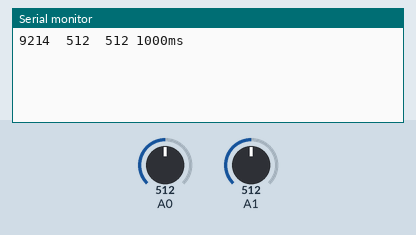
Bench run of a sketch on a simulated Arduino Uno, built with avr-gcc and run on an emulated ATmega328P. On the bench: the last lines printed to the serial monitor. The test bench sets the inputs (shaded band); at power-on: A0 = 512, A1 = 512.

Above: at 1.2 s.
1.3 s: A0 set to 107
At 2.6 s:
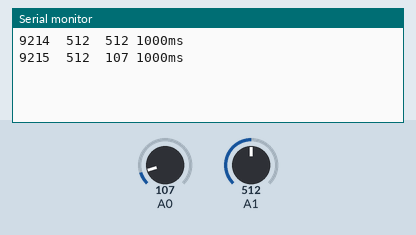
2.8 s: A0 set to 92
At 3.8 s:
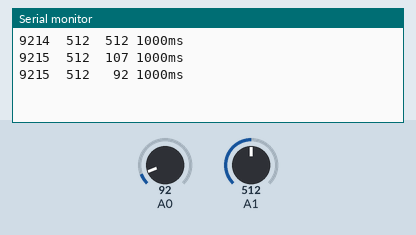
5.5 s: A1 set to 105
At 6.4 s:
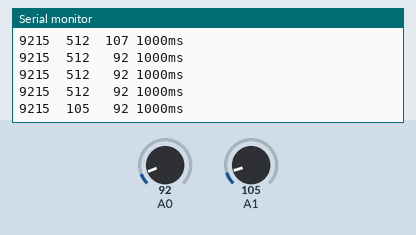
7.0 s: A1 set to 92
At 7.8 s:
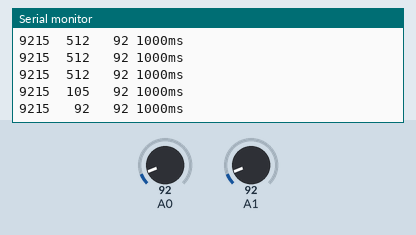

The sketch:

interrupciones_adc.ino
```cpp
char debug_string_buffer[30];
#define debug(formato, valor) \
  sprintf(debug_string_buffer, formato, valor); \
  Serial.print(debug_string_buffer)

// serial config
const bool USAR_SERIAL = true;
const long SERIAL_BPS = 250000;

const int CANTIDAD_DE_SENSORES = 2;
int sensores[CANTIDAD_DE_SENSORES] = {};
byte canalesADC[CANTIDAD_DE_SENSORES] = {A1, A0};
volatile byte indiceConversion = 0;

volatile int contadorConversionesAD = 0; // para debug

void setup() {
  if (USAR_SERIAL) {
    Serial.begin(SERIAL_BPS);
  }
  iniciarConversiones();
}

void loop() {
  contadorConversionesAD = 0;
  unsigned long timeStart = micros();
  delay(1000); // durante este tiempo se hacen las conversiones AD
  unsigned int timeEnd = round((micros() - timeStart) / 1000.0);
  debug("%4d ", contadorConversionesAD);
  debug("%4d ", sensores[0]);
  debug("%4d ", sensores[1]);
  debug("%4ums\n", timeEnd);
}

inline void iniciarConversiones() {
  byte pin;
  for (byte i = 0; i < CANTIDAD_DE_SENSORES; i++) {
    pin = canalesADC[i];
    // Arduino pin conversion
    #if defined(__AVR_ATmega32U4__)
      if (pin >= 18) pin -= 18; // allow for channel or pin numbers
      pin = analogPinToChannel(pin);
    #else
      if (pin >= 14) pin -= 14; // allow for channel or pin numbers
    #endif
    canalesADC[i] = pin;
  }
  pin = canalesADC[indiceConversion];

  #if defined(ADCSRB) && defined(MUX5)
    // the MUX5 bit of ADCSRB selects whether we're reading from channels
    // 0 to 7 (MUX5 low) or 8 to 15 (MUX5 high).
    ADCSRB = (ADCSRB & ~(1 << MUX5)) | (((pin >> 3) & 0x01) << MUX5);
  #endif

  // when ADLAR is low, ADCL must be read first, otherwise, reading ADCH is
  // enough (if 8 bits are sufficient)
  ADMUX = (0 << REFS1) | (1 << REFS0) | (0 << ADLAR) | (pin & 0x07);

  // interrupt enable, start the conversion
  ADCSRA |= (1 << ADIE) | (1 << ADSC);
}


ISR(ADC_vect) {
  contadorConversionesAD++; // para debug

  sensores[indiceConversion] = ADC;
  if (++indiceConversion == CANTIDAD_DE_SENSORES) {
    indiceConversion = 0;
  }

  byte pin = canalesADC[indiceConversion];
  ADMUX = (0 << REFS1) | (1 << REFS0) | (0 << ADLAR) | (pin & 0x07);
  ADCSRA |= _BV(ADSC); // Start next conversion
}
```

Measured:
- the behaviour switches between 100 and 99 on A0 (found by bisection; images 1 and 2)
- the behaviour switches between 100 and 99 on A1 (found by bisection; images 3 and 4)
- after the input at 1.3 s, the serial monitor: prints a new line after 0.70 s (image 1)
- after the input at 2.8 s, the serial monitor: prints a new line after 0.20 s (image 2)
- after the input at 5.5 s, the serial monitor: prints a new line after 0.50 s (image 3)
- after the input at 7.0 s, the serial monitor: prints a new line at once (image 4)
